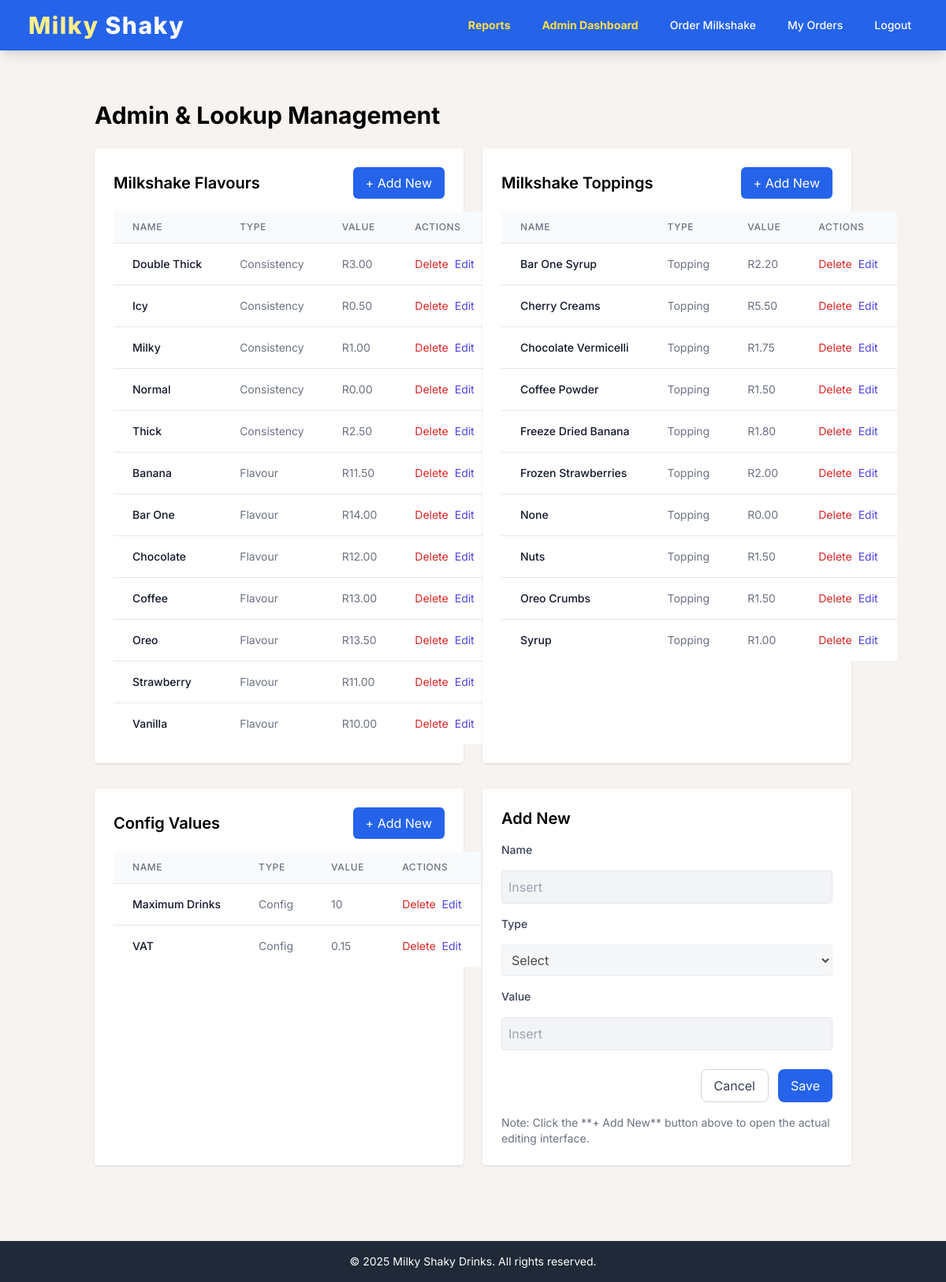
The page /admin (signed in) on the database its author committed.
### models.py (models this page shows, shortened)
class Product(db.Model):
    __tablename__ = 'products'
    id = Column(Integer, primary_key=True)
    name = Column(String(120), nullable=False)
    type = Column(String(50), nullable=False)
    price = Column(Float, nullable=False)
    value = Column(Float, nullable=False)
    description = Column(Text)
    created_at = Column(DateTime, default=datetime.utcnow)

class Config(db.Model):
    __tablename__ = 'config'
    id = Column(Integer, primary_key=True)
    name = Column(String(50), unique=True, nullable=False)
    type = Column(String(50), nullable=False) # e.g., 'Config'
    value = Column(String(255))
    created_at = Column(DateTime, default=datetime.utcnow)

### app.py (the view)
    @app.route('/admin')
    @login_required
    @manager_required
    def admin_dashboard():
        from models import Product, Config
        products = db.session.query(Product).order_by(Product.type, Product.name).all()
        configs = db.session.query(Config).all()
        lookup_items = products + configs
        return render_template('admin_dashboard.html', items=lookup_items)

### models.py (called while the page is built)
    @property
    def is_manager(self):
        return self.role == 'manager'

### templates/admin_dashboard.html (shortened to what this page needs)
{% extends "base.html" %}
{% block content %}
<div class="max-w-7xl mx-auto py-8">
    <h1 class="text-3xl font-bold mb-6">Admin & Lookup Management </h1>
    <div class="grid grid-cols-2 gap-6 mb-8">
        <div class="bg-white p-6 rounded shadow">
            <div class="flex justify-between items-center mb-4">
                <h2 class="text-xl font-semibold">Milkshake Flavours</h2>
                <a href="{{ url_for('admin_lookup_edit') }}" class="bg-blue-600 text-white px-4 py-2 rounded-md hover:bg-blue-700">+ Add New</a>
            </div>
            <table class="min-w-full divide-y divide-gray-200">
                <thead class="bg-gray-50">
                    <tr>
                        <th class="px-6 py-3 text-left text-xs font-medium text-gray-500 uppercase tracking-wider">Name</th>
                        <th class="px-6 py-3 text-left text-xs font-medium text-gray-500 uppercase tracking-wider">Type</th>
                        <th class="px-6 py-3 text-left text-xs font-medium text-gray-500 uppercase tracking-wider">Value</th>
                        <th class="px-6 py-3 text-left text-xs font-medium text-gray-500 uppercase tracking-wider">Actions</th>
                    </tr>
                </thead>
                <tbody class="bg-white divide-y divide-gray-200">
                    {% for item in items if item.type == 'Flavour' or item.type == 'Consistency' %}
                    <tr>
                        <td class="px-6 py-4 whitespace-nowrap text-sm font-medium text-gray-900">{{ item.name }}</td>
                        <td class="px-6 py-4 whitespace-nowrap text-sm text-gray-500">{{ item.type }}</td>
                        <td class="px-6 py-4 whitespace-nowrap text-sm text-gray-500">
                            R{{ '%.2f'|format(item.value or 0) }}
                        </td>
                        <td class="px-6 py-4 whitespace-nowrap text-sm text-gray-500 flex space-x-2">
                            <span class="text-red-600 cursor-pointer">Delete</span>
                            <a href="{{ url_for('admin_lookup_edit', item_id=item.id) }}" class="text-indigo-600 hover:text-indigo-900">Edit</a>
                        </td>
                    </tr>
                    {% endfor %}
                </tbody>
            </table>
        </div>
        <div class="bg-white p-6 rounded shadow">
            <div class="flex justify-between items-center mb-4">
                <h2 class="text-xl font-semibold">Milkshake Toppings</h2>
                <a href="{{ url_for('admin_lookup_edit') }}" class="bg-blue-600 text-white px-4 py-2 rounded-md hover:bg-blue-700">+ Add New</a>
            </div>
            <table class="min-w-full divide-y divide-gray-200">
                <thead class="bg-gray-50">
                    <tr>
                        <th class="px-6 py-3 text-left text-xs font-medium text-gray-500 uppercase tracking-wider">Name</th>
                        <th class="px-6 py-3 text-left text-xs font-medium text-gray-500 uppercase tracking-wider">Type</th>
                        <th class="px-6 py-3 text-left text-xs font-medium text-gray-500 uppercase tracking-wider">Value</th>
                        <th class="px-6 py-3 text-left text-xs font-medium text-gray-500 uppercase tracking-wider">Actions</th>
                    </tr>
                </thead>
                <tbody class="bg-white divide-y divide-gray-200">
                    {% for item in items if item.type == 'Topping' %}
                    <tr>
                        <td class="px-6 py-4 whitespace-nowrap text-sm font-medium text-gray-900">{{ item.name }}</td>
                        <td class="px-6 py-4 whitespace-nowrap text-sm text-gray-500">{{ item.type }}</td>
                        <td class="px-6 py-4 whitespace-nowrap text-sm text-gray-500">
                            R{{ '%.2f'|format(item.value or 0) }}
                        </td>
                        <td class="px-6 py-4 whitespace-nowrap text-sm text-gray-500 flex space-x-2">
                            <span class="text-red-600 cursor-pointer">Delete</span>
                            <a href="{{ url_for('admin_lookup_edit', item_id=item.id) }}" class="text-indigo-600 hover:text-indigo-900">Edit</a>
                        </td>
                    </tr>
                    {% endfor %}
                </tbody>
            </table>
        </div>
    </div>
    <div class="grid grid-cols-2 gap-6">
        <div class="bg-white p-6 rounded shadow">
            <div class="flex justify-between items-center mb-4">
                <h2 class="text-xl font-semibold">Config Values</h2>
                <a href="{{ url_for('admin_lookup_edit') }}" class="bg-blue-600 text-white px-4 py-2 rounded-md hover:bg-blue-700">+ Add New</a>
            </div>
            <table class="min-w-full divide-y divide-gray-200">
                <thead class="bg-gray-50">
                    <tr>
                        <th class="px-6 py-3 text-left text-xs font-medium text-gray-500 uppercase tracking-wider">Name</th>
                        <th class="px-6 py-3 text-left text-xs font-medium text-gray-500 uppercase tracking-wider">Type</th>
                        <th class="px-6 py-3 text-left text-xs font-medium text-gray-500 uppercase tracking-wider">Value</th>
                        <th class="px-6 py-3 text-left text-xs font-medium text-gray-500 uppercase tracking-wider">Actions</th>
                    </tr>
                </thead>
                <tbody class="bg-white divide-y divide-gray-200">
                    {% for item in items if item.type == 'Config' %}
                    <tr>
                        <td class="px-6 py-4 whitespace-nowrap text-sm font-medium text-gray-900">{{ item.name }}</td>
                        <td class="px-6 py-4 whitespace-nowrap text-sm text-gray-500">{{ item.type }}</td>
                        <td class="px-6 py-4 whitespace-nowrap text-sm text-gray-500">
                            {{ item.value }}
                        </td>
                        <td class="px-6 py-4 whitespace-nowrap text-sm text-gray-500 flex space-x-2">
                            <span class="text-red-600 cursor-pointer">Delete</span>
                            <a href="{{ url_for('admin_lookup_edit', item_id=item.id) }}" class="text-indigo-600 hover:text-indigo-900">Edit</a>
                        </td>
                    </tr>
                    {% endfor %}
                </tbody>
            </table>
        </div>
        <div class="bg-white p-6 rounded shadow">
            <h2 class="text-xl font-semibold mb-4">Add New</h2>
            <div class="space-y-4">
                <label class="block text-sm font-medium text-gray-700">Name</label>
                <input type="text" placeholder="Insert" class="w-full border p-2 rounded bg-gray-100 cursor-not-allowed" disabled>
                <label class="block text-sm font-medium text-gray-700">Type</label>
                <select class="w-full border p-2 rounded bg-gray-100 cursor-not-allowed" disabled>
                    <option>Select</option>
                </select>
                <label class="block text-sm font-medium text-gray-700">Value</label>
                <input type="text" placeholder="Insert" class="w-full border p-2 rounded bg-gray-100 cursor-not-allowed" disabled>
            </div>
            <div class="mt-6 flex justify-end space-x-3">
                <button type="button" class="bg-white text-gray-700 py-2 px-4 rounded-lg border border-gray-300 cursor-not-allowed" disabled>Cancel</button>
                <button type="button" class="bg-blue-600 text-white py-2 px-4 rounded-lg cursor-not-allowed" disabled>Save</button>
            </div>
            <p class="mt-4 text-sm text-gray-500">Note: Click the **+ Add New** button above to open the actual editing interface.</p>
        </div>
    </div>
</div>
{% endblock %}

### templates/base.html (shortened to what this page needs)
<html lang="en">
<head>
    <script src="https://cdn.tailwindcss.com"></script>
</head>
<body class="min-h-screen flex flex-col">
    <nav class="bg-blue-600 shadow-lg">
        <div class="max-w-7xl mx-auto px-4 sm:px-6 lg:px-8">
            <div class="flex justify-between items-center h-16">
                <a href="{{ url_for('index') }}" class="flex-shrink-0 text-white text-3xl font-extrabold tracking-wider rounded-lg p-1 transition duration-150 hover:bg-blue-700">
                    <span class="text-yellow-200">Milky</span> Shaky
                </a>
                <div class="flex items-center space-x-4">
                    {% if current_user.is_authenticated %}
                    {% if current_user.is_manager %}
                         <a href="{{ url_for('admin_reports') }}" class="text-yellow-300 hover:bg-blue-500 px-3 py-2 rounded-md text-sm font-bold transition duration-150">Reports</a>
                            <a href="{{ url_for('admin_dashboard') }}" class="text-yellow-300 hover:bg-blue-500 px-3 py-2 rounded-md text-sm font-bold transition duration-150">Admin Dashboard</a>
                    {% endif %}
                        <a href="{{ url_for('order') }}" class="text-white hover:bg-blue-500 px-3 py-2 rounded-md text-sm font-medium transition duration-150">Order Milkshake</a>
                        <a href="{{ url_for('orders') }}" class="text-white hover:bg-blue-500 px-3 py-2 rounded-md text-sm font-medium transition duration-150">My Orders</a>
                        <a href="{{ url_for('logout') }}" class="text-white hover:bg-blue-500 px-3 py-2 rounded-md text-sm font-medium transition duration-150">Logout</a>
                    {% endif %}
                </div>
            </div>
        </div>
    </nav>
    <main class="flex-grow container mx-auto p-4 sm:p-8">
        {% block content %}{% endblock %}
    </main>
    <footer class="bg-gray-800 text-white p-4 mt-8">
        <div class="max-w-7xl mx-auto text-center text-sm">
            &copy; {{ moment().format('YYYY') }} Milky Shaky Drinks. All rights reserved.
        </div>
    </footer>
</body>
</html>

### templates/base.html (style rules this page uses)
body { font-family: 'Inter', sans-serif; background-color: #f7f3f1; }

### rows shown on the page
Product: name "Double Thick", type "Consistency", value "3.00"
Product: name "Icy", type "Consistency", value "0.50"
Product: name "Milky", type "Consistency", value "1.00"
Product: name "Normal", type "Consistency", value "0.00"
Product: name "Thick", type "Consistency", value "2.50"
Product: name "Banana", type "Flavour", value "11.50"
Product: name "Bar One", type "Flavour", value "14.00"
Product: name "Chocolate", type "Flavour", value "12.00"
Product: name "Coffee", type "Flavour", value "13.00"
Product: name "Oreo", type "Flavour", value "13.50"
Product: name "Strawberry", type "Flavour", value "11.00"
Product: name "Vanilla", type "Flavour", value "10.00"
Product: name "Bar One Syrup", type "Topping", value "2.20"
Product: name "Cherry Creams", type "Topping", value "5.50"
Product: name "Chocolate Vermicelli", type "Topping", value "1.75"
Product: name "Coffee Powder", type "Topping", value "1.50"
Product: name "Freeze Dried Banana", type "Topping", value "1.80"
Product: name "Frozen Strawberries", type "Topping", value "2.00"
Product: name "None", type "Topping", value "0.00"
Product: name "Nuts", type "Topping", value "1.50"
Product: name "Oreo Crumbs", type "Topping", value "1.50"
Product: name "Syrup", type "Topping", value "1.00"
Config: name "Maximum Drinks", type "Config", value "10"
Config: name "VAT", type "Config", value "0.15"

### other values the page prints
{{ moment().format('YYYY') }} "2025"
